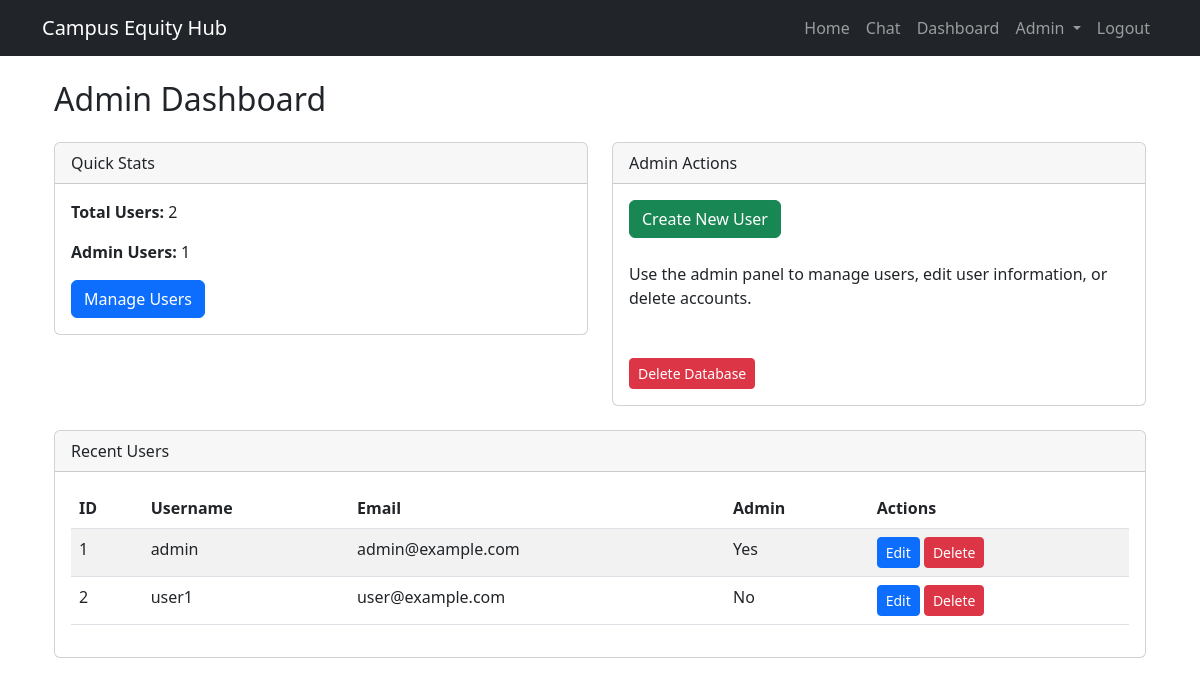
The app's page /admin-dashboard (signed in), older data.
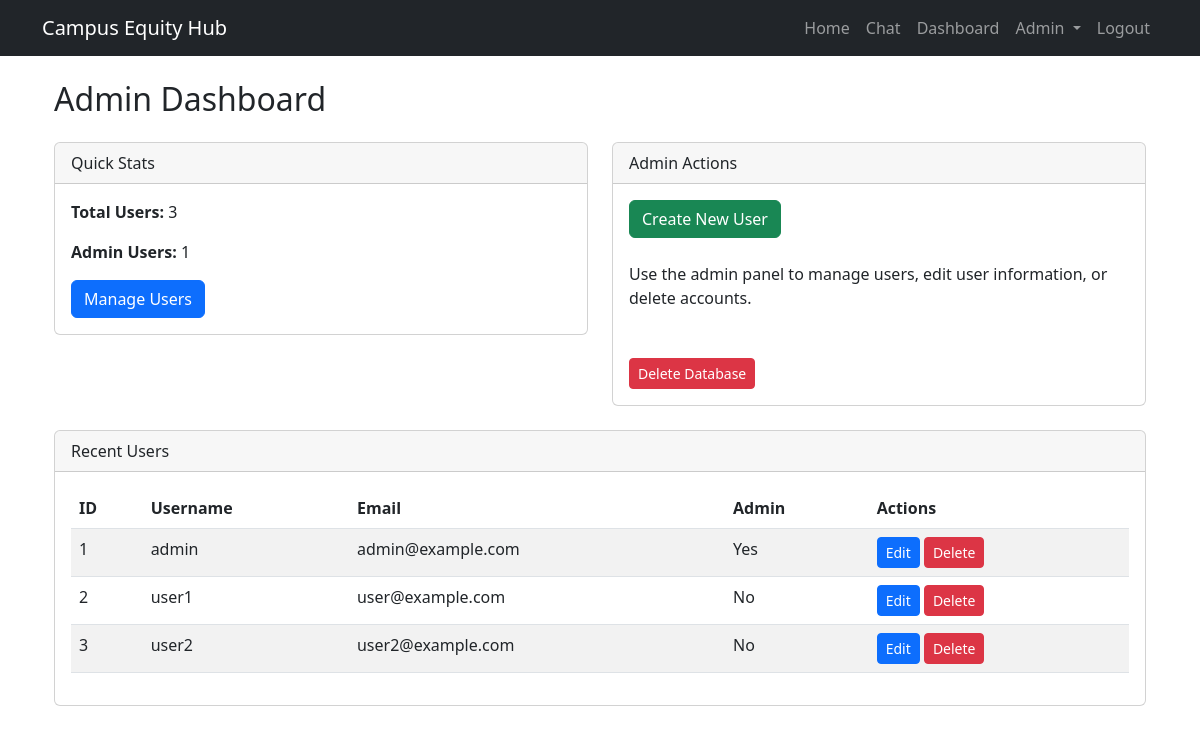
The same page, newer data.
### app.py (models this page shows, shortened)
class User(db.Model):
    id = db.Column(db.Integer, primary_key=True)
    username = db.Column(db.String(80), unique=True, nullable=False)
    email = db.Column(db.String(120), unique=True, nullable=False)
    password = db.Column(db.String(60), nullable=False)
    token = db.Column(db.Integer, nullable=False)
    is_admin = db.Column(db.Boolean, default=False)
    campus = db.Column(db.String(120), nullable=False)

### app.py (the view)
@app.route('/admin-dashboard')
@admin_required
def admin_dashboard():
    users = User.query.all()
    return render_template('admin_dashboard.html', users=users)

### app.py (called while the page is built)
def admin_required(f):
    @wraps(f)
    def decorated_function(*args, **kwargs):
        if 'user_id' not in session:
            flash('Please log in to access this page.', 'danger')
            return redirect(url_for('login'))
        user = User.query.get(session['user_id'])
        if not user or not user.is_admin:
            flash('You do not have permission to access this page.', 'danger')
            return redirect(url_for('index'))
        return f(*args, **kwargs)
    return decorated_function

### templates/admin_dashboard.html (shortened to what this page needs)
{% extends "layout.html" %}
{% block content %}
<div class="container">
    <h2 class="my-4">Admin Dashboard</h2>
    <div class="row mb-4">
        <div class="col-md-6">
            <div class="card">
                <div class="card-header">
                    Quick Stats
                </div>
                <div class="card-body">
                    <p><strong>Total Users:</strong> {{ users|length }}</p>
                    <p><strong>Admin Users:</strong> {{ users|selectattr('is_admin', 'equalto', true)|list|length }}</p>
                    <a href="{{ url_for('user.index_view') }}" class="btn btn-primary">Manage Users</a>
                </div>
            </div>
        </div>
        <div class="col-md-6">
            <div class="card">
                <div class="card-header">
                    Admin Actions
                </div>
                <div class="card-body">
                    <a href="{{ url_for('user.create_view') }}" class="btn btn-success mb-2">Create New User</a>
                    <p class="mt-3">Use the admin panel to manage users, edit user information, or delete accounts.</p>
                </div>
                <div class="card-body">
                    <a href="{{ url_for('reset_database') }}" class="btn btn-sm btn-danger">Delete Database</a>
                </div>
            </div>
        </div>
    </div>
    <div class="card">
        <div class="card-header">
            Recent Users
        </div>
        <div class="card-body">
            <div class="table-responsive">
                <table class="table table-striped">
                    <thead>
                        <tr>
                            <th>ID</th>
                            <th>Username</th>
                            <th>Email</th>
                            <th>Admin</th>
                            <th>Actions</th>
                        </tr>
                    </thead>
                    <tbody>
                        {% for user in users[:10] %}
                        <tr>
                            <td>{{ user.id }}</td>
                            <td>{{ user.username }}</td>
                            <td>{{ user.email }}</td>
                            <td>{% if user.is_admin %}Yes{% else %}No{% endif %}</td>
                            <td>
                                <a href="{{ url_for('user.edit_view', id=user.id) }}" class="btn btn-sm btn-primary">Edit</a>
                                <a href="{{ url_for('user.delete_view', id=user.id) }}" class="btn btn-sm btn-danger">Delete</a>
                            </td>
                        </tr>
                        {% endfor %}
                    </tbody>
                </table>
            </div>
        </div>
    </div>
</div>
{% endblock %}

### templates/layout.html (shortened to what this page needs)
<!DOCTYPE html>
<html lang="en">
<head>
    <link rel="stylesheet" href="https://cdnjs.cloudflare.com/ajax/libs/bootstrap/5.2.3/css/bootstrap.min.css">
</head>
<body>
    <nav class="navbar navbar-expand-lg navbar-dark bg-dark">
        <div class="container">
            <a class="navbar-brand" href="{{ url_for('index') }}">Campus Equity Hub</a>
            <div class="collapse navbar-collapse" id="navbarNav">
                <ul class="navbar-nav ms-auto">
                    <li class="nav-item">
                        <a class="nav-link" href="{{ url_for('index') }}">Home</a>
                    </li>
                    <li class="nav-item">
                        <a class="nav-link" href="{{ url_for('chat') }}">Chat</a>
                    </li>
                    {% if 'user_id' in session %}
                    <li class="nav-item">
                        <a class="nav-link" href="{{ url_for('dashboard') }}">Dashboard</a>
                    </li>
                    {% if session.get('is_admin', False) %}
                    <li class="nav-item dropdown">
                        <a class="nav-link dropdown-toggle" href="#" id="adminDropdown" role="button" data-bs-toggle="dropdown">
                            Admin
                        </a>
                    </li>
                    {% endif %}
                    <li class="nav-item">
                        <a class="nav-link" href="{{ url_for('logout') }}">Logout</a>
                    </li>
                    {% endif %}
                </ul>
            </div>
        </div>
    </nav>
    <div class="container mt-4">
        {% block content %}{% endblock %}
    </div>
</body>
</html>

Row changes from the older to the newer data that the page shows:
added User: id "3", username "user2", email "user2@example.com", is_admin "No"
Text that changed along with them:
{{ users|length }}: "2" → "3"
